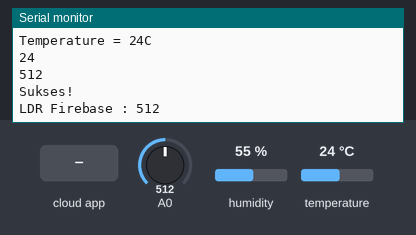
Bench run of a sketch on a simulated ESP8266 (NodeMCU). On the bench: the last lines printed to the serial monitor. The test bench sets the inputs (shaded band); at power-on: temperature 24 °C, A0 = 512, humidity 55 %. WiFi joins after 1.5 s; servers stay silent unless stated; the Firebase database answers and starts empty.

Above: at 2.7 s.
2.8 s: temperature set to 12 °C
At 3.43 s:
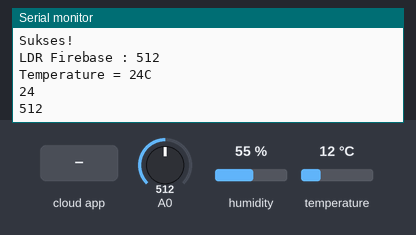
4.3 s: A0 set to 716
At 4.68 s:
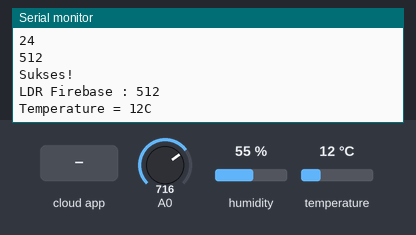
5.8 s: the phone or cloud app sets value to 0
At 6.23 s:
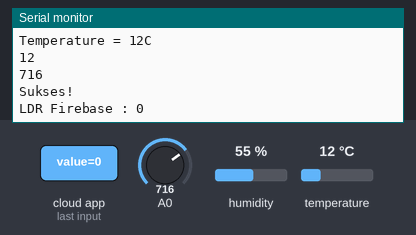
7.3 s: the phone or cloud app sets value2 to 0
At 8.31 s:
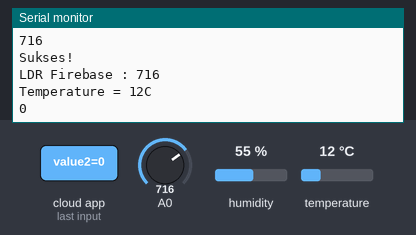
8.8 s: the phone or cloud app sets value to 1
10.3 s: the phone or cloud app sets value2 to 1
At 10.88 s:
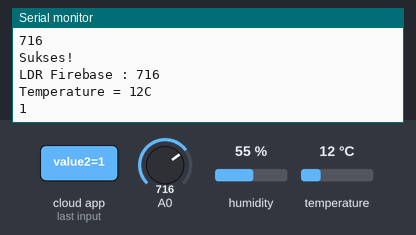
Timing chart, 0 to 12.8 s (numbered marks = the images above; inputs shaded):
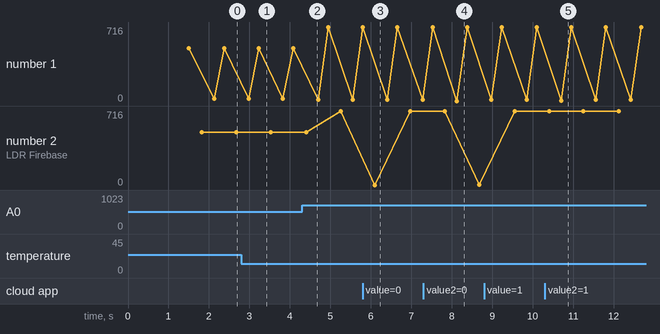

The sketch:

Dashboard_IoT.ino
```cpp
#include <ESP8266WiFi.h>
#include <FirebaseArduino.h>
#include "DHT.h"

#define DHTPIN 5
#define DHTTYPE DHT11
DHT dht(DHTPIN, DHTTYPE);

#define FIREBASE_HOST "dashboard-iot-cd3ab-default-rtdb.firebaseio.com"
#define FIREBASE_AUTH "ABS5YDC2r529hboW38L5YrYEtJ6tovIuLE11vgCB"

#define WIFI_SSID "TDN200"
#define WIFI_PASSWORD "isptdn200@@"

void setup() {
 Serial.begin (9600);
 WiFi.begin(WIFI_SSID, WIFI_PASSWORD);
 Serial.print("Connecting...");
 Serial.println("Humidity and temperature\n\n");
 delay(500);

 while(WiFi.status() != WL_CONNECTED){
  Serial.print(".");
  delay(250);
  }
 Serial.println();
 Serial.print("Connected!");
 Serial.println(WiFi.localIP());

 Firebase.begin(FIREBASE_HOST, FIREBASE_AUTH);

}

void loop() {
 int LDR = analogRead(0);
 Serial.println(LDR);
 int t = dht.readTemperature();

 Firebase.setInt("value", LDR);
 Firebase.setInt("value2", t);

 if(Firebase.failed()){
  Serial.println("Gagal kirim data!");
  Serial.println(Firebase.error());
  return;
  }

  Serial.println("Sukses!");
  Serial.print("LDR Firebase : ");
  Serial.println(Firebase.getInt("value"));
  Serial.print("Temperature = ");
  Serial.print(t);
  Serial.println("C  ");
  Serial.println(Firebase.getInt("value2"));

  delay(250);
}
```

Measured:
- after the input at 5.8 s, the serial monitor: prints a new line after 0.30 s (image 3)
- after the input at 7.3 s, the serial monitor: prints a new line after 0.83 s (image 4)
- after the input at 10.3 s, the serial monitor: prints a new line after 0.40 s (image 5)
- plotted number 2: 512 → 716 after the input at 4.3 s, 716 → 1 after the input at 7.3 s
